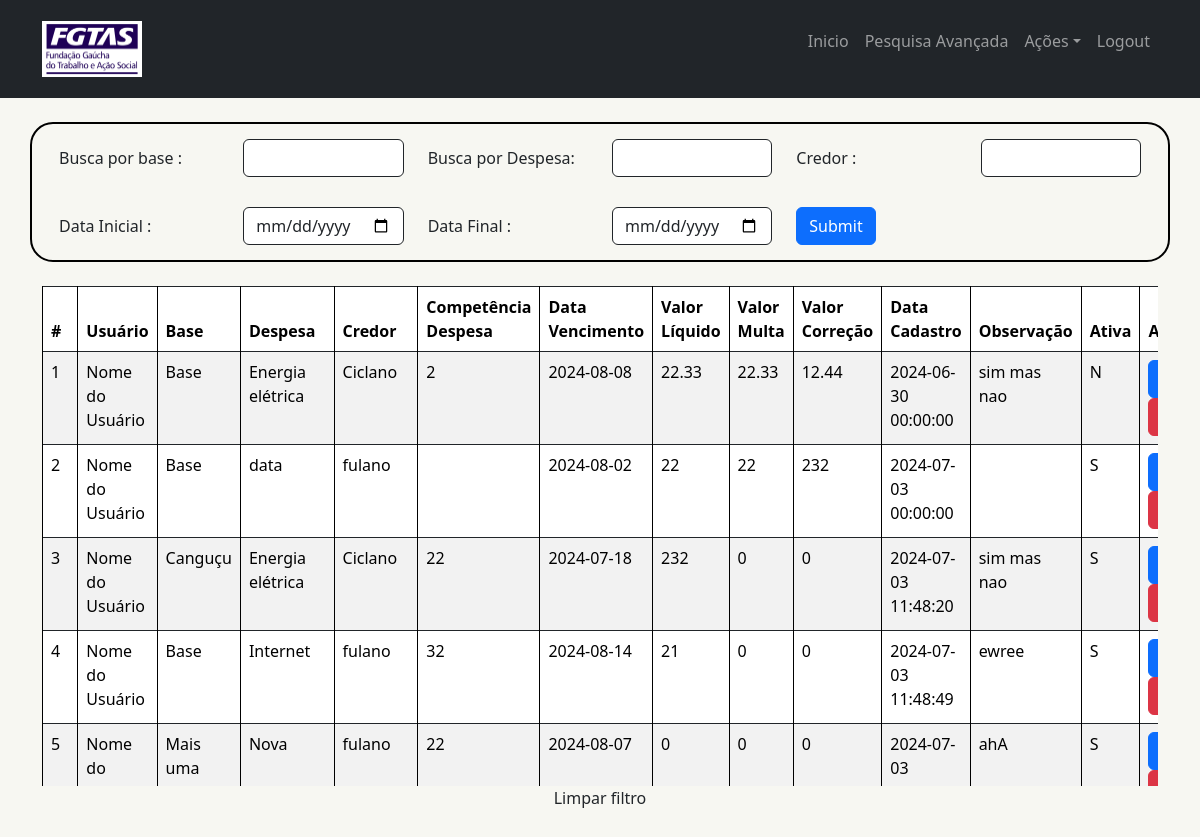
The page /view/pesquisaAnc.php?op=a (signed in) on the database its author committed.
### tables this page shows
CREATE TABLE `lancamento` (
  `idLancamento` int NOT NULL AUTO_INCREMENT,
  `idBase` int NOT NULL,
  `idUsuario` int NOT NULL,
  `idDespesa` int NOT NULL,
  `competenciaDespesa` char(2) NOT NULL,
  `dataVencimento` date NOT NULL,
  `valorLiquido` float(10,2) NOT NULL,
  `valorMulta` float(10,2) NOT NULL,
  `valorCorrecao` float(10,2) NOT NULL,
  `dataCadastro` datetime NOT NULL,
  `ativo` enum('S','N') NOT NULL DEFAULT 'S',
  `observacao` text,
  PRIMARY KEY (`idLancamento`,`idBase`,`idUsuario`,`idDespesa`),
  KEY `fk_lancamento_despesa1_idx` (`idDespesa`),
  KEY `fk_lancamento_base1_idx` (`idBase`),
  KEY `fk_lancamento_usuario1_idx` (`idUsuario`),
  CONSTRAINT `fk_lancamento_base1` FOREIGN KEY (`idBase`) REFERENCES `base` (`idBase`),
  CONSTRAINT `fk_lancamento_despesa1` FOREIGN KEY (`idDespesa`) REFERENCES `despesa` (`idDespesa`),
  CONSTRAINT `fk_lancamento_usuario1` FOREIGN KEY (`idUsuario`) REFERENCES `usuario` (`idUsuario`)
);

CREATE TABLE `usuario` (
  `idUsuario` int NOT NULL AUTO_INCREMENT,
  `idPerfil` int NOT NULL,
  `nomeUsuario` varchar(255) NOT NULL,
  `emailUsuario` varchar(255) NOT NULL,
  `loginUsuario` varchar(255) NOT NULL,
  `senhaUsuario` varchar(255) NOT NULL,
  `dataCadastro` datetime DEFAULT NULL,
  `telefoneCelular` varchar(45) DEFAULT NULL,
  `ativo` enum('S','N') DEFAULT 'S',
  PRIMARY KEY (`idUsuario`,`idPerfil`),
  KEY `fk_usuario_perfil1_idx` (`idPerfil`),
  CONSTRAINT `fk_usuario_perfil1` FOREIGN KEY (`idPerfil`) REFERENCES `perfil` (`idPerfil`)
);

CREATE TABLE `base` (
  `idBase` int NOT NULL AUTO_INCREMENT,
  `idUsuario` int NOT NULL,
  `nomeBase` varchar(255) NOT NULL,
  `dataCadastro` datetime DEFAULT NULL,
  `responsavelBase` varchar(45) DEFAULT NULL,
  `telefoneBase` varchar(45) DEFAULT NULL,
  `celularBase` varchar(45) DEFAULT NULL,
  `emailBase` varchar(45) DEFAULT NULL,
  `ativo` enum('S','N') DEFAULT 'S',
  PRIMARY KEY (`idBase`,`idUsuario`),
  KEY `fk_base_usuario1_idx` (`idUsuario`),
  CONSTRAINT `fk_base_usuario1` FOREIGN KEY (`idUsuario`) REFERENCES `usuario` (`idUsuario`)
);

CREATE TABLE `despesa` (
  `idDespesa` int NOT NULL AUTO_INCREMENT,
  `idCredor` int NOT NULL,
  `idUsuario` int NOT NULL,
  `nomeDespesa` varchar(45) NOT NULL,
  `dataCadastro` datetime NOT NULL,
  `ativo` enum('S','N') DEFAULT NULL,
  PRIMARY KEY (`idDespesa`,`idCredor`,`idUsuario`),
  KEY `fk_despesa_credor_idx` (`idCredor`),
  KEY `fk_despesa_usuario1_idx` (`idUsuario`),
  CONSTRAINT `fk_despesa_credor` FOREIGN KEY (`idCredor`) REFERENCES `credor` (`idCredor`),
  CONSTRAINT `fk_despesa_usuario1` FOREIGN KEY (`idUsuario`) REFERENCES `usuario` (`idUsuario`)
);

CREATE TABLE `credor` (
  `idCredor` int NOT NULL AUTO_INCREMENT,
  `idUsuario` int NOT NULL,
  `nomeCredor` varchar(255) NOT NULL,
  `dataCadastro` datetime NOT NULL,
  `responsavelCredor` varchar(45) DEFAULT NULL,
  `telefoneCredor` varchar(45) DEFAULT NULL,
  `celularCredor` varchar(45) DEFAULT NULL,
  `ativo` enum('S','N') DEFAULT 'S',
  PRIMARY KEY (`idCredor`,`idUsuario`),
  KEY `fk_credor_usuario1_idx` (`idUsuario`),
  CONSTRAINT `fk_credor_usuario1` FOREIGN KEY (`idUsuario`) REFERENCES `usuario` (`idUsuario`)
);

### view/pesquisaAnc.php (the view, shortened to what the rows shown need)
<!DOCTYPE html>
<html lang="pt-br">
<head>
    <link href="https://cdn.jsdelivr.net/npm/bootstrap@5.3.3/dist/css/bootstrap.min.css" rel="stylesheet"
>
</head>
<body>
<?php
include_once '../dao/Conexao.php';
?>
<?php
include("../controller/usuarioController.php");
                        include_once("../controller/BaseController.php");
                            include_once("../controller/DespesaController.php");
$operacao = $_REQUEST["op"];
if ($operacao== "a")
{
        include("../controller/LancamentoController.php");
        $resw = LancamentoController::listarLancamento();
}
print "<div id='gen' class='container mt-4'> ";
print " <div class='row'> ";
print "<div class='col'> ";
$qtd = $resw->rowCount();
if ($qtd > 0) {
    echo '<div class="table-responsive">';
    echo '<table class="table table-bordered table-striped">';
    echo '<thead class="thead-light">';
    echo '<tr>';
    echo '<th scope="col">#</th>';
    echo '<th scope="col">Usuário</th>';
    echo '<th scope="col">Base</th>';
    echo '<th scope="col">Despesa</th>';
    echo '<th scope="col">Credor</th>';
    echo '<th scope="col">Competência Despesa</th>';
    echo '<th scope="col">Data Vencimento</th>';
    echo '<th scope="col">Valor Líquido</th>';
    echo '<th scope="col">Valor Multa</th>';
    echo '<th scope="col">Valor Correção</th>';
    echo '<th scope="col">Data Cadastro</th>';
    echo '<th scope="col">Observação</th>';
    echo '<th scope="col">Ativa</th>';
    echo '<th scope="col">Ação</th>';
    echo '</tr>';
    echo '</thead>';
    echo '<tbody>';
    while ($row = $resw->fetch(PDO::FETCH_OBJ)) {
        include_once("../controller/BaseController.php");
        include_once("../controller/DespesaController.php");
        $resB = baseController::resgataPorID($row->idBase);
        $rowb = $resB->fetch(PDO::FETCH_OBJ);
        $resD = despesaController::resgataPorID($row->idDespesa);
        $rowD = $resD->fetch(PDO::FETCH_OBJ);
        $resT = usuarioController::resgataPorID($row->idUsuario);
        $rowt = $resT->fetch (PDO:: FETCH_OBJ);
        echo '<tr>';
        echo '<td>'.$row->idLancamento.'</td>';
        echo '<td>'.$rowt->nomeUsuario.'</td>';
        echo '<td>'.$rowb->nomeBase.'</td>';
        echo '<td>'.$rowD->nomeDespesa.'</td>';
        echo '<td>'.$row->nomeCredor.'</td>';
        echo '<td>'.$row->competenciaDespesa.'</td>';
        echo '<td>'.$row->dataVencimento.'</td>';
        echo '<td>'.$row->valorLiquido.'</td>';
        echo '<td>'.$row->valorMulta.'</td>';
        echo '<td>'.$row->valorCorrecao.'</td>';
        echo '<td>'.$row->dataCadastro.'</td>';
        echo '<td>'.$row->observacao.'</td>';
        echo '<td>'.$row->ativo.'</td>';
        echo '<td ><button class="btn btn-primary" onclick="location.href=\'../view/formAlterar.php?op=alterarLancamento&idLancamento='. $row->idLancamento . '\'">Alterar</button>';
        echo "<button class='btn btn-danger' onclick=
        \"
        if(confirm('Tem certeza que deseja Alterar o Status?'))
        {
        location.href='../controller/processaLancamento.php?op=Excluir&idLancamento=".$row->idLancamento."';
        }
        else{
            false
        }
        \">Ativar/Desativar
        </button> </td>";
        echo '</tr>';
    }
    echo '</tbody>';
    echo '</table>';
    echo '</div>';
} else {
    echo '<p>Nenhum registro encontrado</p>';
}
print '</div class="container mt-4">';
print '</div class="row">';
print '</div>';
?>
</body>
</html>

### rows shown on the page
lancamento: idLancamento "1", usuario.nomeUsuario "Nome do Usuário", base.nomeBase "Base", despesa.nomeDespesa "Energia elétrica", credor.nomeCredor "Ciclano", competenciaDespesa "2", dataVencimento "2024-08-08", valorLiquido "22.33", valorMulta "22.33", valorCorrecao "12.44", dataCadastro "2024-06-30 00:00:00", observacao "sim mas nao", ativo "N"
lancamento: idLancamento "2", usuario.nomeUsuario "Nome do Usuário", base.nomeBase "Base", despesa.nomeDespesa "data", credor.nomeCredor "fulano", dataVencimento "2024-08-02", valorLiquido "22", valorMulta "22", valorCorrecao "232", dataCadastro "2024-07-03 00:00:00", ativo "S"
lancamento: idLancamento "3", usuario.nomeUsuario "Nome do Usuário", base.nomeBase "Canguçu", despesa.nomeDespesa "Energia elétrica", credor.nomeCredor "Ciclano", competenciaDespesa "22", dataVencimento "2024-07-18", valorLiquido "232", valorMulta "0", valorCorrecao "0", dataCadastro "2024-07-03 11:48:20", observacao "sim mas nao", ativo "S"
lancamento: idLancamento "4", usuario.nomeUsuario "Nome do Usuário", base.nomeBase "Base", despesa.nomeDespesa "Internet", credor.nomeCredor "fulano", competenciaDespesa "32", dataVencimento "2024-08-14", valorLiquido "21", valorMulta "0", valorCorrecao "0", dataCadastro "2024-07-03 11:48:49", observacao "ewree", ativo "S"
lancamento: idLancamento "5", usuario.nomeUsuario "Nome do…", base.nomeBase "Mais uma", despesa.nomeDespesa "Nova", credor.nomeCredor "fulano", competenciaDespesa "22", dataVencimento "2024-08-07", valorLiquido "0", valorMulta "0", valorCorrecao "0", dataCadastro "2024-07-03…", observacao "ahA", ativo "S"
